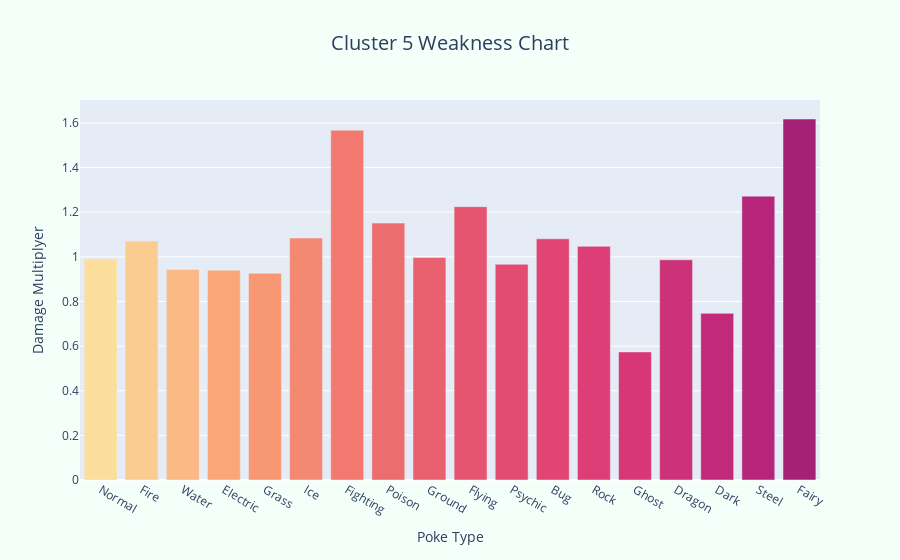

The code cell stored with this chart in its notebook:
### Markdown cell above
### Cluster 5

### Code cell
fig_country = go.Figure()
fig_country.add_trace(go.Bar(x=poke_type_columns,y=pts[4], marker=dict(color=list(range(20)), colorscale="Sunsetdark")))

fig_country.update_layout(title="Cluster 5 Weakness Chart",
                             xaxis_title="Poke Type", yaxis_title="Damage Multiplyer",title_x=0.5, paper_bgcolor="mintcream",
                             title_font_size=20)
fig_country.show()

### Figure 1 — Plotly figure (JSON) as saved in the notebook; plotly's stock layout.template omitted (floating-point values rounded to 4 significant figures)
{"data": [{"marker": {"color": [0, 1, 2, 3, 4, 5, 6, 7, 8, 9, 10, 11, 12, 13, 14, 15, 16, 17, 18, 19], "colorscale": [[0, "rgb(252, 222, 156)"], [0.1667, "rgb(250, 164, 118)"], [0.3333, "rgb(240, 116, 110)"], [0.5, "rgb(227, 79, 111)"], [0.6667, "rgb(220, 57, 119)"], [0.8333, "rgb(185, 37, 122)"], [1, "rgb(124, 29, 111)"]]}, "type": "bar", "x": ["Normal", "Fire", "Water", "Electric", "Grass", "Ice", "Fighting", "Poison", "Ground", "Flying", "Psychic", "Bug", "Rock", "Ghost", "Dragon", "Dark", "Steel", "Fairy"], "y": [0.9899, 1.07, 0.943, 0.9396, 0.9262, 1.084, 1.567, 1.151, 0.9966, 1.225, 0.9664, 1.081, 1.047, 0.5738, 0.9866, 0.7466, 1.272, 1.617]}], "layout": {"paper_bgcolor": "mintcream", "title": {"font": {"size": 20}, "text": "Cluster 5 Weakness Chart", "x": 0.5}, "xaxis": {"title": {"text": "Poke Type"}}, "yaxis": {"title": {"text": "Damage Multiplyer"}}}}
